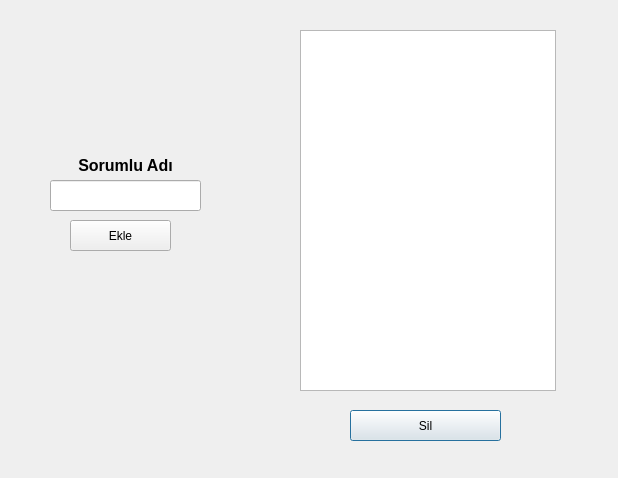
<?xml version="1.0" encoding="UTF-8"?>
<ui version="4.0">
 <class>Sorumlu</class>
 <widget class="QDialog" name="Sorumlu">
  <property name="geometry">
   <rect>
    <x>0</x>
    <y>0</y>
    <width>618</width>
    <height>478</height>
   </rect>
  </property>
  <property name="windowTitle">
   <string>Dialog</string>
  </property>
  <widget class="QListView" name="sorumlu_list">
   <property name="geometry">
    <rect>
     <x>300</x>
     <y>30</y>
     <width>256</width>
     <height>361</height>
    </rect>
   </property>
  </widget>
  <widget class="QPushButton" name="sil_btn">
   <property name="geometry">
    <rect>
     <x>350</x>
     <y>410</y>
     <width>151</width>
     <height>31</height>
    </rect>
   </property>
   <property name="text">
    <string>Sil</string>
   </property>
  </widget>
  <widget class="QPushButton" name="ekle_btn">
   <property name="geometry">
    <rect>
     <x>70</x>
     <y>220</y>
     <width>101</width>
     <height>31</height>
    </rect>
   </property>
   <property name="text">
    <string>Ekle</string>
   </property>
  </widget>
  <widget class="QLineEdit" name="sorumlu_ln">
   <property name="geometry">
    <rect>
     <x>50</x>
     <y>180</y>
     <width>151</width>
     <height>31</height>
    </rect>
   </property>
  </widget>
  <widget class="QLabel" name="label">
   <property name="geometry">
    <rect>
     <x>50</x>
     <y>150</y>
     <width>151</width>
     <height>31</height>
    </rect>
   </property>
   <property name="font">
    <font>
     <pointsize>12</pointsize>
     <bold>true</bold>
    </font>
   </property>
   <property name="text">
    <string>Sorumlu Adı</string>
   </property>
   <property name="alignment">
    <set>Qt::AlignCenter</set>
   </property>
  </widget>
 </widget>
 <resources/>
 <connections/>
</ui>
